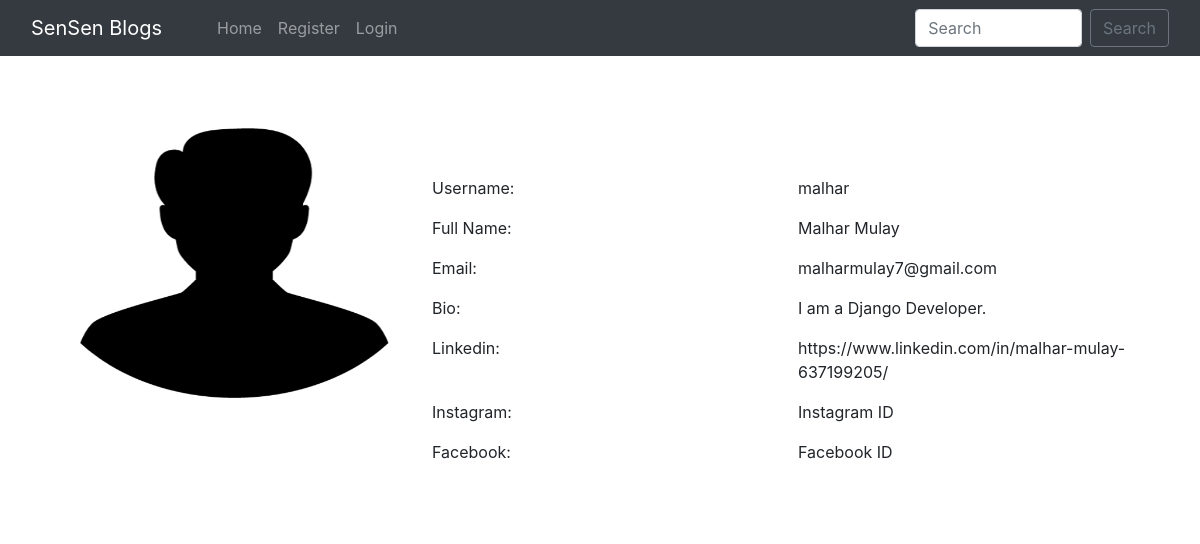
The page /user_profile/1/ on the database its author committed.
### home/models.py (models this page shows, shortened)
class BlogPost(models.Model):
    title=models.CharField(max_length=255)
    author= models.ForeignKey(User, on_delete=models.CASCADE)
    slug=models.CharField(max_length=130)
    content=models.TextField()
    image = models.ImageField(upload_to="profile_pics", blank=True, null=True)
    dateTime=models.DateTimeField(auto_now_add=True)

class Profile(models.Model):
    user = models.OneToOneField(User, on_delete=models.CASCADE, blank=True, null=True)
    image = models.ImageField(upload_to="profile_pics", blank=True, null=True)
    bio = models.TextField(blank=True, null=True)
    phone_no = models.IntegerField(blank=True, null=True)
    facebook = models.CharField(max_length=300, blank=True, null=True)
    instagram = models.CharField(max_length=300, blank=True, null=True)
    linkedin = models.CharField(max_length=300, blank=True, null=True)

### home/views.py (the view)
# urls.py: path("user_profile/<int:myid>/", views.user_profile, name="user_profile"),
def user_profile(request, myid):
    post = BlogPost.objects.filter(author=myid)
    return render(request, "user_profile.html", {'post':[post[0]]})

### home/templates/user_profile.html (shortened to what this page needs)
{% extends 'base.html' %}
{% block body %}
<div class="container profile">
            <form method="post">
                <div class="row">
                    {% for i in post %}
                    <div class="col-md-4">
                        <div class="profile-img">
                            {% if i.author.profile.image %}
                            <img src="{{i.author.profile.image.url}}" alt="" width="310px" height="270px">
                            {% endif %}
                        </div>
                    </div>
                    <div class="col-md-8">
                        <div class="profile-tab">
                            <div class="tab-pane">
                                <br><br>
                                        <div class="row">
                                            <div class="col-md-6">
                                                <label>Username:</label>
                                            </div>
                                            <div class="col-md-6">
                                                <p>{{i.author}}</p>
                                            </div>
                                        </div>
                                        <div class="row">
                                            <div class="col-md-6">
                                                <label>Full Name:</label>
                                            </div>
                                            <div class="col-md-6">
                                                <p>{{i.author.get_full_name}}</p>
                                            </div>
                                        </div>
                                        <div class="row">
                                            <div class="col-md-6">
                                                <label>Email:</label>
                                            </div>
                                            <div class="col-md-6">
                                                <p>{{i.author.email}}</p>
                                            </div>
                                        </div>
                                        <div class="row">
                                            <div class="col-md-6">
                                                <label>Bio:</label>
                                            </div>
                                            <div class="col-md-6">
                                                <p>{{i.author.profile.bio}}</p>
                                            </div>
                                        </div>
                                        {% if i.author.profile.linkedin %}
                                        <div class="row">
                                            <div class="col-md-6">
                                                <label>Linkedin:</label>
                                            </div>
                                            <div class="col-md-6">
                                                <p>{{i.author.profile.linkedin}}</p>
                                            </div>
                                        </div>
                                        {% endif %}
                                        {% if i.author.profile.instagram %}
                                        <div class="row">
                                            <div class="col-md-6">
                                                <label>Instagram:</label>
                                            </div>
                                            <div class="col-md-6">
                                                <p>{{i.author.profile.instagram}}</p>
                                            </div>
                                        </div>
                                        {% endif %}
                                        {% if i.author.profile.facebook %}
                                        <div class="row">
                                            <div class="col-md-6">
                                                <label>Facebook:</label>
                                            </div>
                                            <div class="col-md-6">
                                                <p>{{i.author.profile.facebook}}</p>
                                            </div>
                                        </div>
                                        {% endif %}
                                        {% endfor %}
                            </div>
                        </div>
                    </div>
            </form>
            </div>
        {% endblock %}

### rows shown on the page
BlogPost: author.profile.image (picture), author "malhar", author.get_full_name "Malhar Mulay", author.email "malharmulay7@gmail.com", author.profile.bio "I am a Django Developer.", author.profile.linkedin "https://www.linkedin.com/in/malhar-mulay-637199205/", author.profile.instagram "Instagram ID", author.profile.facebook "Facebook ID"
